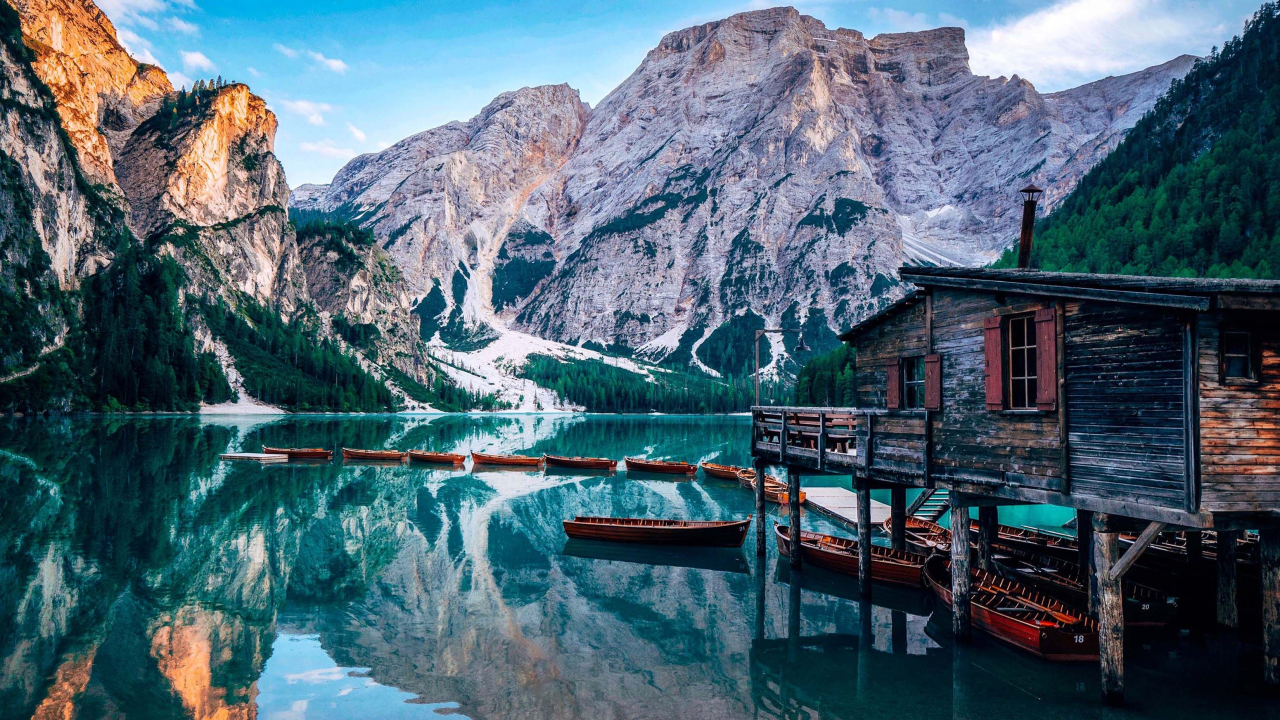
#> input picture images/4k.jpg, 3840 x 2160 px, given in place of clocks-scaled.png, which was not available (shown at 1/3 size)
$ python visualization.py   (older library calls are emulated)
#> lines starting #> are read from the running program, lines starting #| are printed output that depends on the picture; pictures that were not available may be replaced by others from this repository, and a replacement may not be noted
#> in main, image is the input picture: shape (2160, 3840, 3); mean B, G, R 114.1, 100.5, 76.8
### seam_carving.py
import cv2
import numpy as np
import argparse
import random
import time


def rgb_to_gray(rgb):
    return np.dot(rgb[..., :3], [0.2989, 0.5870, 0.1140])

def calc_img_energy(image):
    image = image.astype("float32")
    energy = np.absolute(cv2.Sobel(image, -1, 1, 0)) + np.absolute(cv2.Sobel(image, -1, 0, 1))
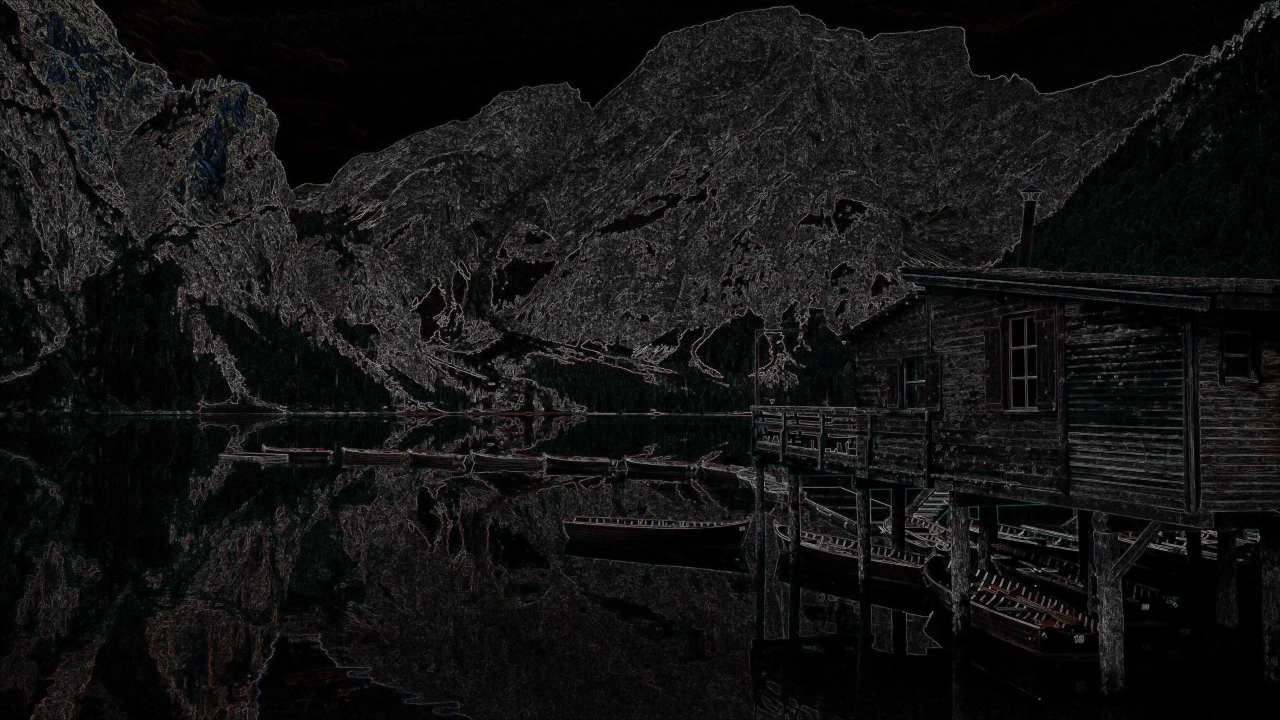
#> energy: shape (2160, 3840, 3) float32 (shown at 1/3 size); mean B, G, R 90.7, 91, 91.1; drawn with min black and max white
    energy_map = np.sum(energy, axis=2)
    return energy_map

# [221 lines left out: functions calc_seam_cost_forward, find_min_seam, find_index_seam, draw_seam, draw_fat_seam, remove_seam and 10 more, not called in this run]

parser = argparse.ArgumentParser()
# parser.add_argument("-i", "--input", type=str, default="images\\Broadway_tower_edit.jpg", help="Input image path")
parser.add_argument("-i", "--input", type=str, default="images\\eiffel.jpg", help="Input image path")
parser.add_argument("-o", "--output", type=str, default="images-out\\2.png", help="Output image path")
parser.add_argument("-l", "--location", type=int, default=80, help="Starting location for seam")

# [107 lines left out: function main, not called in this run]

# [3 lines that do not run on import are left out]

### visualization.py

from pathlib import Path
import time
import cv2
from matplotlib import pyplot as plt
import numpy as np
from environment import SeamCarvingEnv
from seam_carving import calc_img_energy
from scipy.special import softmax

out_folder = Path("images-out") / "visual"
out_folder.mkdir(parents=True, exist_ok=True)

input = "images\\clocks-scaled.png"
# input = "images\\Broadway_tower_edit.jpg"
# input = "images\\4k-plane.jpg"

def save_image(image: cv2.Mat, name: str):
    path = f"{str(out_folder)}\\{name}.png"
    cv2.imwrite(path, image)

def main():
    """Helper file for creating visualizations."""

    image = cv2.imread(input, cv2.IMREAD_COLOR)
    save_image(image, "image_og")

    energy = calc_img_energy(image)
    save_image(energy, "energy_og")
#> call 2 of save_image, with name = 'energy_og'
#> in save_image (call 2), `cv2.imwrite(path, image)`:
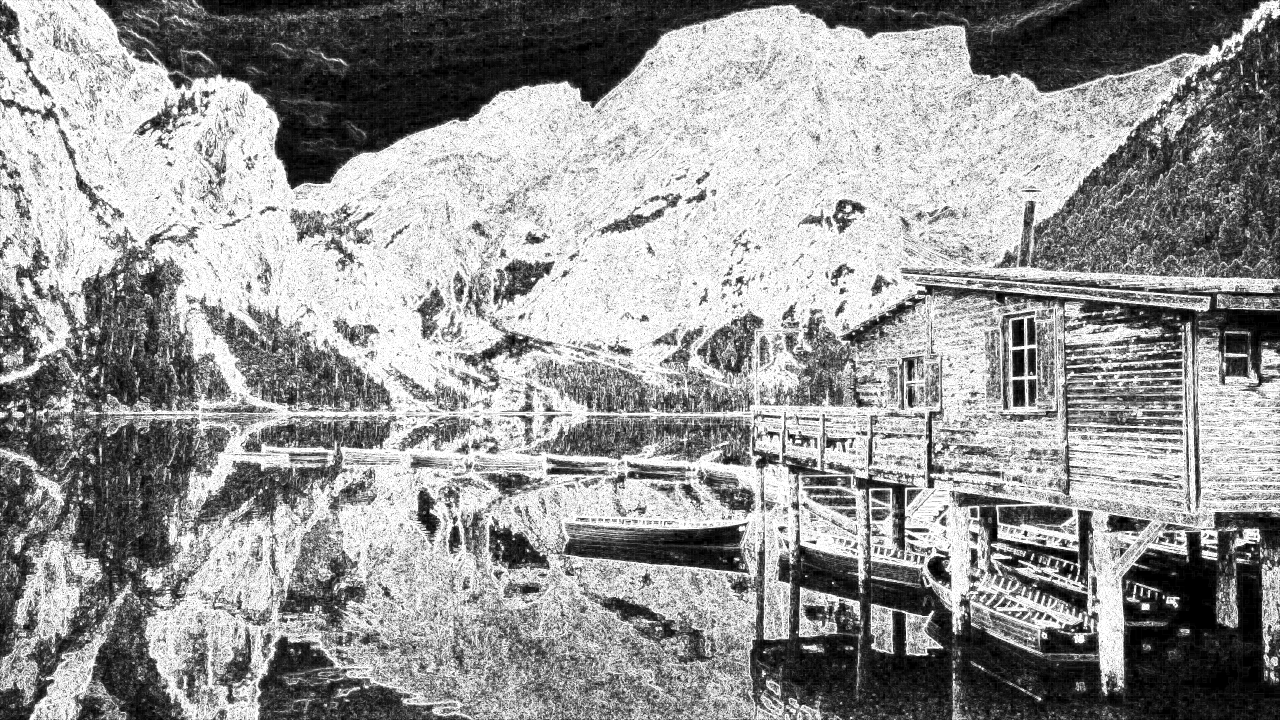
#> saved as energy_og.png: shape (2160, 3840) (shown at 1/3 size); min 0, max 255, mean 151

    energy_norm = np.interp(energy, (energy.min(), energy.max()), (0, 255))
    save_image(energy_norm, "energy_norm")

    normalized_energy_50 = np.where(energy_norm < 50, 0, 255)
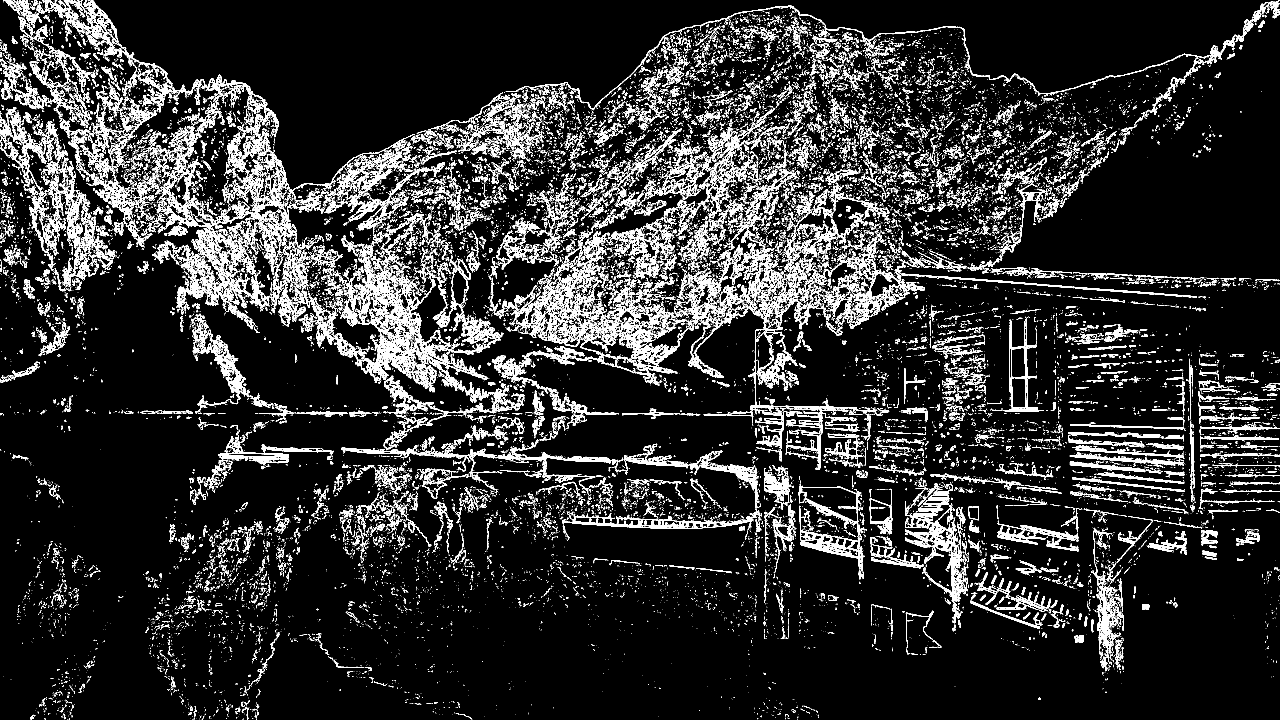
#> normalized_energy_50: shape (2160, 3840) int64 (shown at 1/3 size); 10.4% white in thin lines or dots
    save_image(normalized_energy_50, "energy_norm_50")

    normalized_energy_100 = np.where(energy_norm < 100, 0, 255)
#> normalized_energy_100: shape (2160, 3840) int64; 1.6% white in thin lines or dots
    save_image(normalized_energy_100, "energy_norm_100")

    energy_softmax = softmax(energy, axis=1)
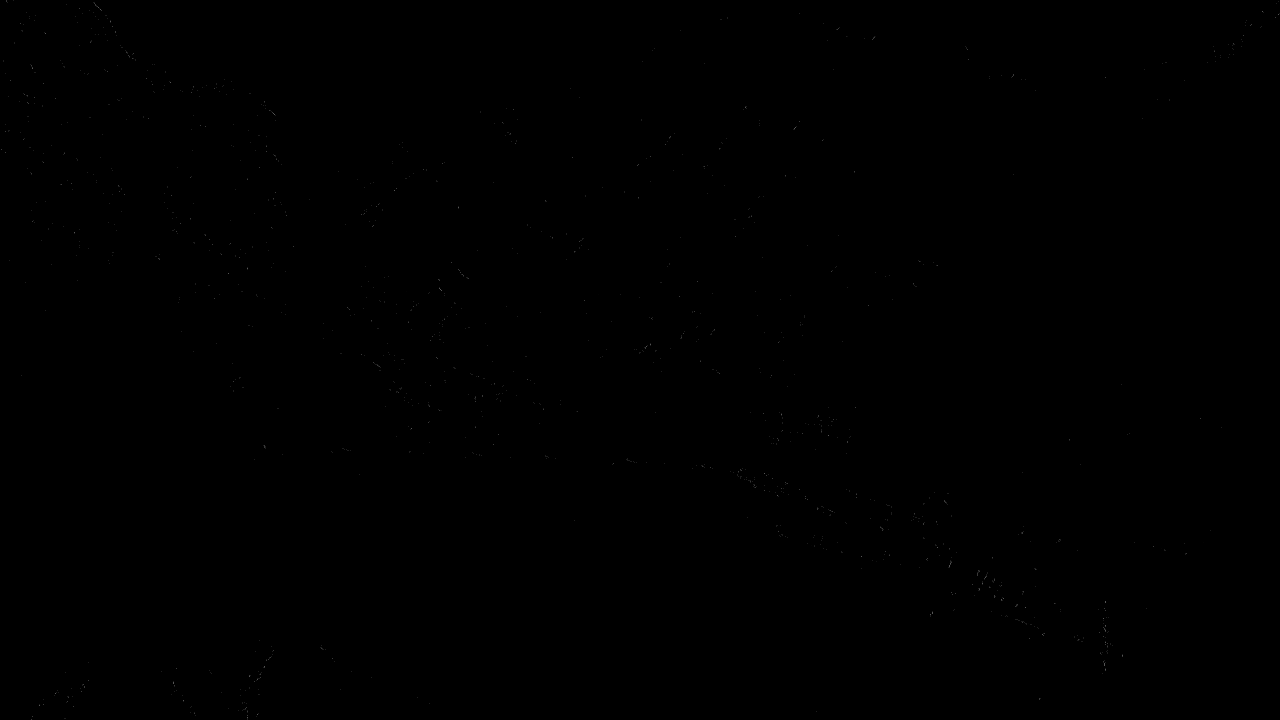
#> energy_softmax: shape (2160, 3840) float32 (shown at 1/3 size); min 0, max 1, mean 0.00026
    print(f"{energy_softmax.shape=} {energy_softmax.min()=} {energy_softmax.max()=}")
#| energy_softmax.shape=(2160, 3840) energy_softmax.min()=0.0 energy_softmax.max()=1.0

    energy_softmax_norm = np.interp(energy_softmax, (0, 1), (0, 255))
    save_image(energy_softmax_norm, "energy_softmax")

    # np.savetxt("images-out\\visual\\file.txt", energy_softmax, fmt="%.2f")
    # np.savetxt("images-out\\visual\\file1.txt", energy_softmax_norm, fmt="%d")

if __name__ == "__main__":
    main()
